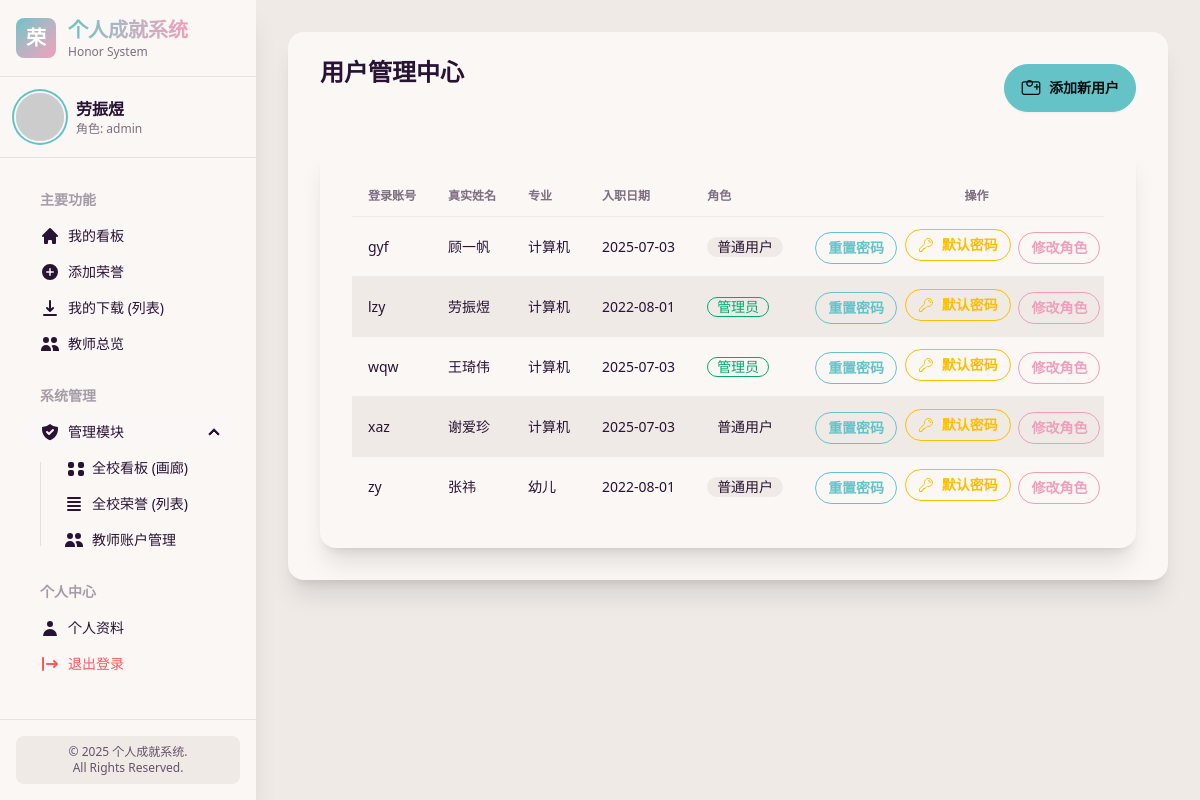
The app's page /admin/users (signed in) with its own data.
### main.py (models this page shows)
class User(db.Model):
    __tablename__ = 'user'
    id: Mapped[int] = mapped_column(primary_key=True)
    username: Mapped[str] = mapped_column(String(80), unique=True, nullable=False)
    password: Mapped[str] = mapped_column(String(256), nullable=False)
    truename: Mapped[str] = mapped_column(String(100), nullable=True)
    major: Mapped[str] = mapped_column(String(50), nullable=True)
    employment_day: Mapped[str] = mapped_column(String(20), nullable=True)
    role: Mapped[str] = mapped_column(String(20), nullable=False, default='user')
    motto: Mapped[str] = mapped_column(Text, nullable=True)
    honors: Mapped[List["Honor"]] = relationship(
        back_populates="owner", cascade="all, delete-orphan"
    )
    logs: Mapped[List["ActivityLog"]] = relationship(
        back_populates="user", cascade="all, delete-orphan"
    )

### main.py (the view)
@app.route('/admin/users')
@login_required
@admin_required
def admin_user_management():
    logger.info(f"管理员 '{session.get('username')}' 访问用户管理页面")
    users_list_sorted = db.session.scalars(
        db.select(User).order_by(User.username)
    ).all()
    return render_template('admin/user_management.html', users=users_list_sorted)

### main.py (called while the page is built)
def login_required(f):
    @wraps(f)
    def decorated_function(*args, **kwargs):
        if 'logged_in' not in session or not session['logged_in']:
            flash("您需要先登录才能访问此页面。", "warning")
            return redirect(url_for('login', next=request.url))
        return f(*args, **kwargs)
    return decorated_function

def admin_required(f):
    @wraps(f)
    def decorated_function(*args, **kwargs):
        if session.get('role') != 'admin':
            logger.warning(
                f"用户 '{session.get('username')}' (角色: {session.get('role')}) 尝试访问管理员页面: {request.path}")
            flash("您没有权限访问此页面，需要管理员身份。", "error")
            return redirect(url_for('home'))
        return f(*args, **kwargs)
    return decorated_function

@app.after_request
def add_header(response):
    response.headers['Cache-Control'] = 'no-cache, no-store, must-revalidate'
    response.headers['Pragma'] = 'no-cache'
    response.headers['Expires'] = '0'
    return response

@app.context_processor
def inject_now():
    return {'now': datetime.datetime.utcnow()}

### templates/admin/user_management.html (shortened to what this page needs)
{% extends "layout.html" %}
{% block content %}
<div class="space-y-8">
    <section>
        <div class="flex flex-wrap items-center justify-between gap-4">
            <h2 class="text-2xl font-semibold divider divider-start my-0 flex-shrink-0">用户管理中心</h2>
            <button class="btn btn-primary" onclick="addUserModal.showModal()">
                添加新用户
            </button>
        </div>
    </section>
    <section>
        <div class="card bg-base-100 shadow-xl">
            <div class="card-body">
                <div class="overflow-x-auto">
                    <table class="table table-zebra w-full">
                        <thead>
                            <tr>
                                <th>登录账号</th>
                                <th>真实姓名</th>
                                <th>专业</th>
                                <th>入职日期</th>
                                <th>角色</th>
                                <th class="text-center">操作</th>
                            </tr>
                        </thead>
                        <tbody>
                            {% for user in users %}
                            <tr>
                                <td class="font-medium">{{ user.username }}</td>
                                <td>{{ user.truename }}</td>
                                <td>{{ user.major or '未填写' }}</td>
                                <td>{{ user.employment_day }}</td>
                                <td>
                                    {% if user.role == 'admin' %}
                                    <span class="badge badge-success badge-outline">管理员</span>
                                    {% else %}
                                    <span class="badge badge-ghost">普通用户</span>
                                    {% endif %}
                                </td>
                                <td class="text-center space-x-1">
                                    <button class="btn btn-sm btn-primary btn-outline" onclick="openResetPasswordModal(this)" data-username="{{ user.username }}" data-truename="{{ user.truename }}" title="自定义重置密码">
                                        重置密码
                                    </button>
                                    <button class="btn btn-sm btn-warning btn-outline" onclick="openResetDefaultPasswordModal(this)" data-username="{{ user.username }}" data-truename="{{ user.truename }}" title="重置为默认密码 123456">
                                        默认密码
                                    </button>
                                    <button class="btn btn-sm btn-secondary btn-outline" onclick="openChangeRoleModal(this)" data-username="{{ user.username }}" data-truename="{{ user.truename }}" data-role="{{ user.role }}" title="修改角色">
                                        修改角色
                                    </button>
                                </td>
                            </tr>
                            {% else %}
                            <tr><td colspan="6" class="text-center">系统中没有其他用户。</td></tr>
                            {% endfor %}
                        </tbody>
                    </table>
                </div>
            </div>
        </div>
    </section>
</div>
{% endblock %}

### templates/layout.html (shortened to what this page needs)
<!DOCTYPE html>
<html data-theme="cupcake">
<head>
    <link href="https://cdn.jsdelivr.net/npm/daisyui@4.12.10/dist/full.min.css" rel="stylesheet" type="text/css" />
    <script src="https://cdn.tailwindcss.com"></script>
</head>
<body class="bg-base-200">
    <aside id="sidebar" class="fixed left-0 top-0 h-screen w-64 bg-base-100 shadow-xl z-40 sidebar-transition transform -translate-x-full lg:translate-x-0">
        <div class="flex flex-col h-full">
            <div class="p-4 border-b border-base-300">
                <a href="{{ url_for('home') }}" class="flex items-center gap-3">
                    <div class="w-10 h-10 rounded-lg bg-gradient-to-br from-primary to-secondary flex items-center justify-center">
                        <span class="text-white font-bold text-xl">荣</span>
                    </div>
                    <div>
                        <h1 class="text-xl font-bold bg-gradient-to-r from-primary to-secondary bg-clip-text text-transparent">个人成就系统</h1>
                        <p class="text-xs text-base-content/60">Honor System</p>
                    </div>
                </a>
            </div>
            {% if session.logged_in %}
            <a href="{{ url_for('profile') }}" class="block p-4 border-b border-base-300 hover:bg-base-200 transition-colors duration-200">
                <div class="flex items-center gap-3">
                    <div class="avatar">
                        <div class="w-12 rounded-full ring-2 ring-primary ring-offset-base-100 ring-offset-2">
                            <img alt="User Avatar" src="https://ui-avatars.com/api/?name={{ session.truename[0] if session.truename else 'U' }}&background=random&color=fff" />
                        </div>
                    </div>
                    <div class="flex-1">
                        <p class="font-semibold">{{ session.truename }}</p>
                        <p class="text-xs text-base-content/60">
                           角色: <span class="font-medium">{{ session.role }}</span>
                        </p>
                    </div>
                </div>
            </a>
            {% endif %}
            <nav class="flex-1 overflow-y-auto sidebar-content p-4">
                <ul class="menu menu-compact">
                    {% if session.logged_in %}
                    <li class="menu-title"><span>主要功能</span></li>
                    <li>
                        <a href="{{ url_for('home') }}" data-menu-item="home">
                            <svg xmlns="http://www.w3.org/2000/svg" class="h-5 w-5" viewBox="0 0 20 20" fill="currentColor"><path d="M10.707 2.293a1 1 0 00-1.414 0l-7 7a1 1 0 001.414 1.414L4 10.414V17a1 1 0 001 1h2a1 1 0 001-1v-2a1 1 0 011-1h2a1 1 0 011 1v2a1 1 0 001 1h2a1 1 0 001-1v-6.586l.293.293a1 1 0 001.414-1.414l-7-7z" /></svg>
                            我的看板
                        </a>
                    </li>
                    <li>
                        <a href="{{ url_for('add_honor') }}" data-menu-item="add_honor">
                           <svg xmlns="http://www.w3.org/2000/svg" class="h-5 w-5" viewBox="0 0 20 20" fill="currentColor"><path fill-rule="evenodd" d="M10 18a8 8 0 100-16 8 8 0 000 16zm.75-11.25a.75.75 0 00-1.5 0v2.5h-2.5a.75.75 0 000 1.5h2.5v2.5a.75.75 0 001.5 0v-2.5h2.5a.75.75 0 000-1.5h-2.5v-2.5z" clip-rule="evenodd" /></svg>
                            添加荣誉
                        </a>
                    </li>
                    <li>
                        <a href="{{ url_for('honor_table') }}" data-menu-item="honor_table">
                            我的下载 (列表)
                        </a>
                    </li>
                    <li>
                        <a href="{{ url_for('teachers_overview') }}" data-menu-item="teachers_overview">
                           <svg xmlns="http://www.w3.org/2000/svg" class="h-5 w-5" viewBox="0 0 20 20" fill="currentColor">
                                <path d="M9 6a3 3 0 11-6 0 3 3 0 016 0zM17 6a3 3 0 11-6 0 3 3 0 016 0zM12.93 17c.046-.327.07-.66.07-1a6.97 6.97 0 00-1.5-4.33A5 5 0 0119 16v1h-6.07zM6 11a5 5 0 015 5v1H1v-1a5 5 0 015-5z" />
                           </svg>
                            教师总览
                        </a>
                    </li>
                    {% if session.role == 'admin' %}
                    <li class="menu-title mt-4"><span>系统管理</span></li>
                    <li>
                        <details data-menu-key="admin-menu">
                            <summary>
                                管理模块
                            </summary>
                            <ul>
                                <li>
                                    <a href="{{ url_for('admin_all_honors') }}" data-menu-item="admin-all-honors">
                                        全校看板 (画廊)
                                    </a>
                                </li>
                                <li>
                                    <a href="{{ url_for('admin_all_honors_table') }}" data-menu-item="admin-all-honors-table">
                                        全校荣誉 (列表)
                                    </a>
                                </li>
                                <li>
                                    <a href="{{ url_for('admin_user_management') }}" data-menu-item="admin-user-management">
                                        <svg xmlns="http://www.w3.org/2000/svg" class="h-5 w-5" viewBox="0 0 20 20" fill="currentColor">
                                            <path d="M9 6a3 3 0 11-6 0 3 3 0 016 0zM17 6a3 3 0 11-6 0 3 3 0 016 0zM12.93 17c.046-.327.07-.66.07-1a6.97 6.97 0 00-1.5-4.33A5 5 0 0119 16v1h-6.07zM6 11a5 5 0 015 5v1H1v-1a5 5 0 015-5z" />
                                        </svg>
                                        教师账户管理
                                    </a>
                                </li>
                            </ul>
                        </details>
                    </li>
                    {% endif %}
                    <li class="menu-title mt-4"><span>个人中心</span></li>
                    <li>
                        <a href="{{ url_for('profile') }}" data-menu-item="profile">
                            <svg xmlns="http://www.w3.org/2000/svg" class="h-5 w-5" viewBox="0 0 20 20" fill="currentColor"><path fill-rule="evenodd" d="M10 9a3 3 0 100-6 3 3 0 000 6zm-7 9a7 7 0 1114 0H3z" clip-rule="evenodd" /></svg>
                            个人资料
                        </a>
                    </li>
                    <li>
                        <a href="{{ url_for('logout') }}" class="text-error">
                            退出登录
                        </a>
                    </li>
                    {% else %}
                    <li><a href="{{ url_for('index') }}" class="btn btn-primary btn-sm">登录系统</a></li>
                    {% endif %}
                </ul>
            </nav>
            <div class="p-4 border-t border-base-300 space-y-2">
                <div class="text-xs text-base-content/70 text-center bg-base-200 p-2 rounded-lg">
                   <p>&copy; {{ now.strftime('%Y') }} 个人成就系统.</p>
                   <p>All Rights Reserved.</p>
                </div>
            </div>
        </div>
    </aside>
    <main class="min-h-screen main-content pt-20 lg:pt-0 transition-all duration-300">
        <div class="p-4 sm:p-6 lg:p-8">
            <div class="card bg-base-100 shadow-xl">
                <div class="card-body">
                    {% block content %}
                    {% endblock %}
                </div>
            </div>
        </div>
    </main>
</body>
</html>

### templates/layout.html (style rules this page uses)
.sidebar-transition { transition: transform 0.3s ease-in-out, opacity 0.3s ease-in-out; }
@media (min-width: 1024px) { .main-content { margin-left: 16rem; } }
details[open] > summary { background-color: rgba(255, 255, 255, 0.05); border-radius: 0.375rem; }

### templates/admin/user_management.html (style rules this page uses)
.table th:first-child, .table td:first-child { position: sticky; left: 0; background-color: inherit; }
.table th, .table td { white-space: nowrap; }

### records on screen
User: truename "劳振煜", username "lzy", major "计算机", employment_day "2022-08-01", role "管理员"
User: username "gyf", truename "顾一帆", major "计算机", employment_day "2025-07-03", role "普通用户"
User: username "wqw", truename "王琦伟", major "计算机", employment_day "2025-07-03", role "管理员"
User: username "xaz", truename "谢爱珍", major "计算机", employment_day "2025-07-03", role "普通用户"
User: username "zy", truename "张祎", major "幼儿", employment_day "2022-08-01", role "普通用户"

### other values on screen
{{ session.role }} "admin"
